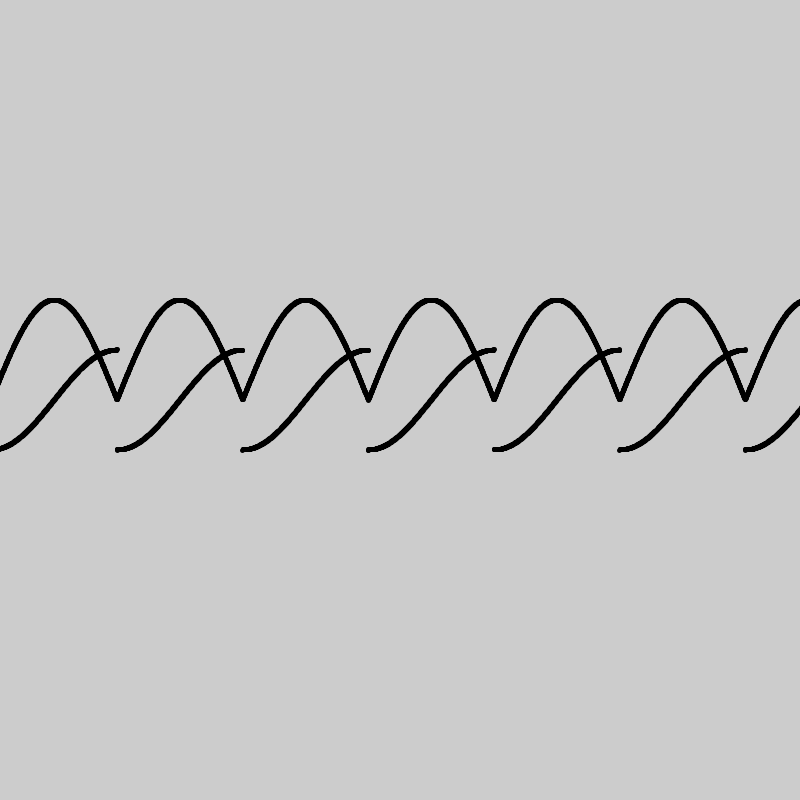
Frame 1 (no input)
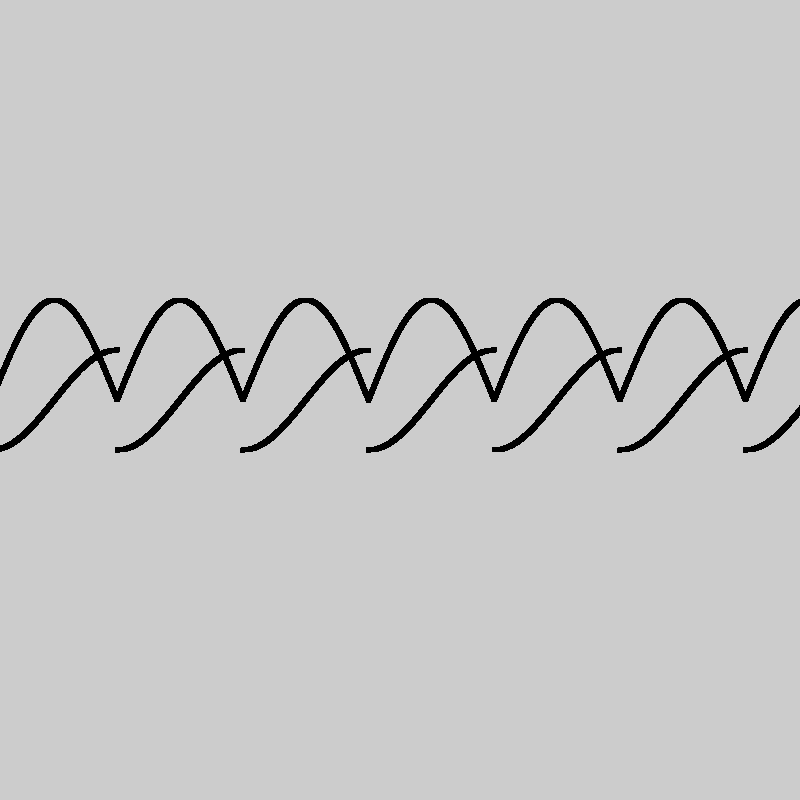
Frame 60 (the mouse pressed at the canvas centre just before this capture)
Frame 120 (the mouse held since frame 60 and released just before this capture): identical to frame 60, image omitted

The Processing sketch that drew these frames (run headless with seeded random() and noise(); from frame 60 on, the mouse is pressed at the canvas centre):

// Processing sketch: Function_Derivatives
// ── Function_Derivatives.pde
float rsin(float x) {
  return sqrt(2-2*sin(x))/10;
}

float rcos(float x) {
  return sqrt(2-2*cos(x));
}

float f(float x) {
  return x*x;
}
float df(float x) {
  return (f(x+0.01)-f(x))/0.01;
}

int pressNum=0;
void ppoint(float x, float y) {
  //println("x:"+x);
  //println("y:"+y);
  point(x, y);
}

Dual add(Dual a, Dual b) {
  return new Dual(a.real+b.real, a.epsilon+b.epsilon);
}

Dual sub(Dual a, Dual b) {
  return new Dual(a.real-b.real, a.epsilon-b.epsilon);
}

Dual mult(Dual a, Dual b) {
  return new Dual(a.real*b.real, a.real*b.epsilon+a.epsilon*b.real);
}

Dual div(Dual a, Dual b) {
  return mult(a, new Dual(1/b.real, 1/b.epsilon));
}



int fact(int x) {
  if (x==0) return 1;
  else return x*fact(x-1);
}


float EPS = 1; 


//the hack
Dual dsqrt(float x) {
  return new Dual(sqrt(x), 1/(2*sqrt(x)));
}
//froemrly fsqrt()
Dual dsqrt(Dual x) {
  return new Dual(sqrt(x.real), x.epsilon/(2*sqrt(x.real)));
}
//forerly fpow()
Dual dpow(float base, float exp) {
  return new Dual(pow(base,exp),exp*pow(base,exp-1));
}
//the other hack
Dual dsin(float x) {
  return new Dual(sin(x),cos(x));
}

Dual dasin(float x) {
  return new Dual(asin(x),1/(sqrt(1-sq(x))));
}

Dual dacos(float x) {
  return new Dual(acos(x),-1/(sqrt(1-sq(x))));
}

Dual datan(float x) {
  return new Dual(atan(x),1/(sq(x)+1));
}

Dual dacot(float x) {
  return sub(new Dual(PI/2,0),datan(x));
}

Dual tf(float x) {
  return dsqrt(add(new Dual(2,0),mult(new Dual(-2,0),dsin(-x))));
}
float dtf(float x) {
  return tf(x).epsilon;
}
void setup() {
  size(800, 800);
  //translate(width/2,height/2);
  strokeWeight(5);
  translate(width/2, height/2);
   //<>//
}

void draw() {
  for (float x=-width/2; x<=width/2; x+=0.01) {
    point(x*20+width/2, height/2-tf(x).real*50);
    point(x*20+width/2, height/2-dtf(x)*50);
  }
}
// ── Dual.pde
class Dual {
  float real;
  float epsilon;
  
  Dual(float r) {
    real=r;
    epsilon=0;
  }
  Dual(float r, float e) {
    real=r;
    epsilon=e;
  }
  
}
